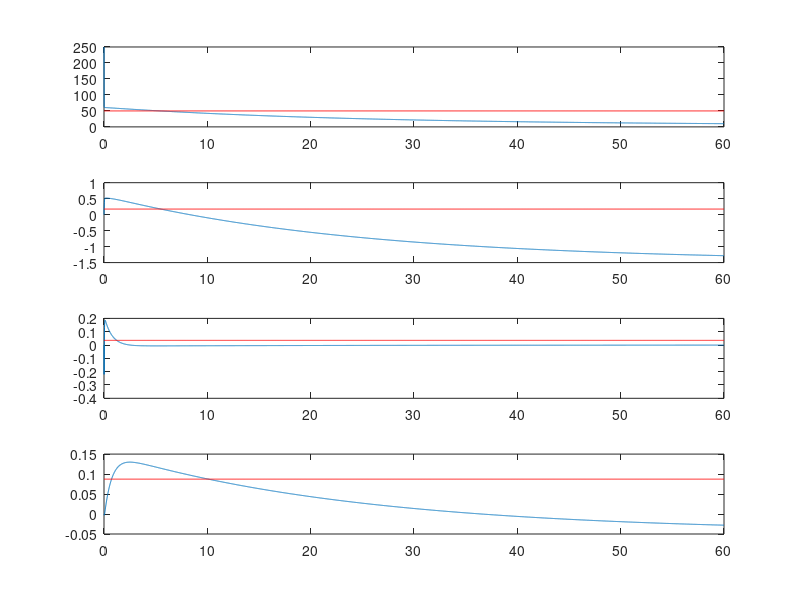
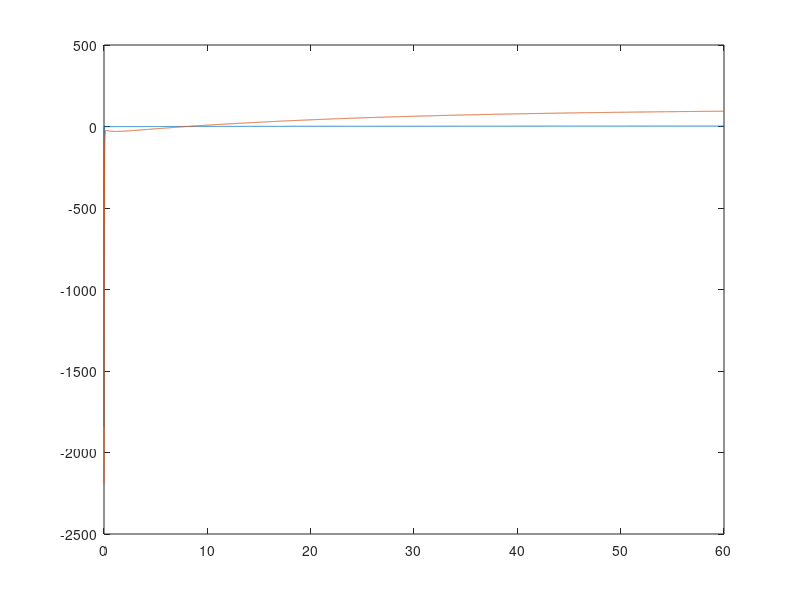

Here is the MATLAB script that generated these plots, in order:
A = [-.038, 18.984, 0, -32.174;
     -.001, -.632, 1, 0;
     0, -.759, -.518, 0;
     0, 0, 1, 0];
 
B = [10.1, 0;
     0, -.0086;
     .025, -.011;
     0, 0];
 
C = eye(4);
D = [];

%% Part A - show the system is controllable with only elevator
% This is equal to 4, so the system is controllable with only elevator
rank(ctrb(A,B(:,2)))

%% Part B - Throttle sticking in race

V0 = 250;
alpha0=0;
q0=0;
theta0=0;

x0 = [V0;alpha0;q0;theta0];

V1 = 300;
alpha1=10*pi/180;
q1=2*pi/180;
theta1=5*pi/180;

x1 = [V1;alpha1;q1;theta1];

xd = x1-x0

x_ss = -inv(A)*B(:,2)

% Because xd is not a constant multiple of x_ss (the steady states we can
% reach with constant input), we cannot permanently acheive xd using only a
% constant elevator

%% Part C and D - Time varying control to acheive xd
close all;
sys = ss(A,B,C,D);
dt = .01;
sysd = c2d(sys,dt);
Ad = sysd.A;
Bd = sysd.B;

Q = 1000*diag([.001,1,1,1]);
R = 0.0001*eye(2);
K = dlqr(Ad,Bd,Q,R);

x = x0;
x_hist = [];
u_hist = [];

for t=0:dt:60
    
    u = -K*(x-xd);
    x_hist = [x_hist,x];
    u_hist = [u_hist,u];
    
    x = Ad*x + Bd*u;
end

t = 0:dt:60;

figure(1)
for i=1:4
    subplot(4,1,i)
    plot(t,x_hist(i,:))
    hold on
    plot(t,ones(size(t))*xd(i),'r')
end


figure(2)
plot(t,u_hist)

x-xd

%% Part E - is it possible to maintain this state indefinitely?

% No - there are no inputs that keep xdot=0 given those states

%% Part F

% It is hard to say how feasible this is, given we have gone far from our
% linearization and don't know if the dynamics are actually represnted by
% these linear time invariant dynamics